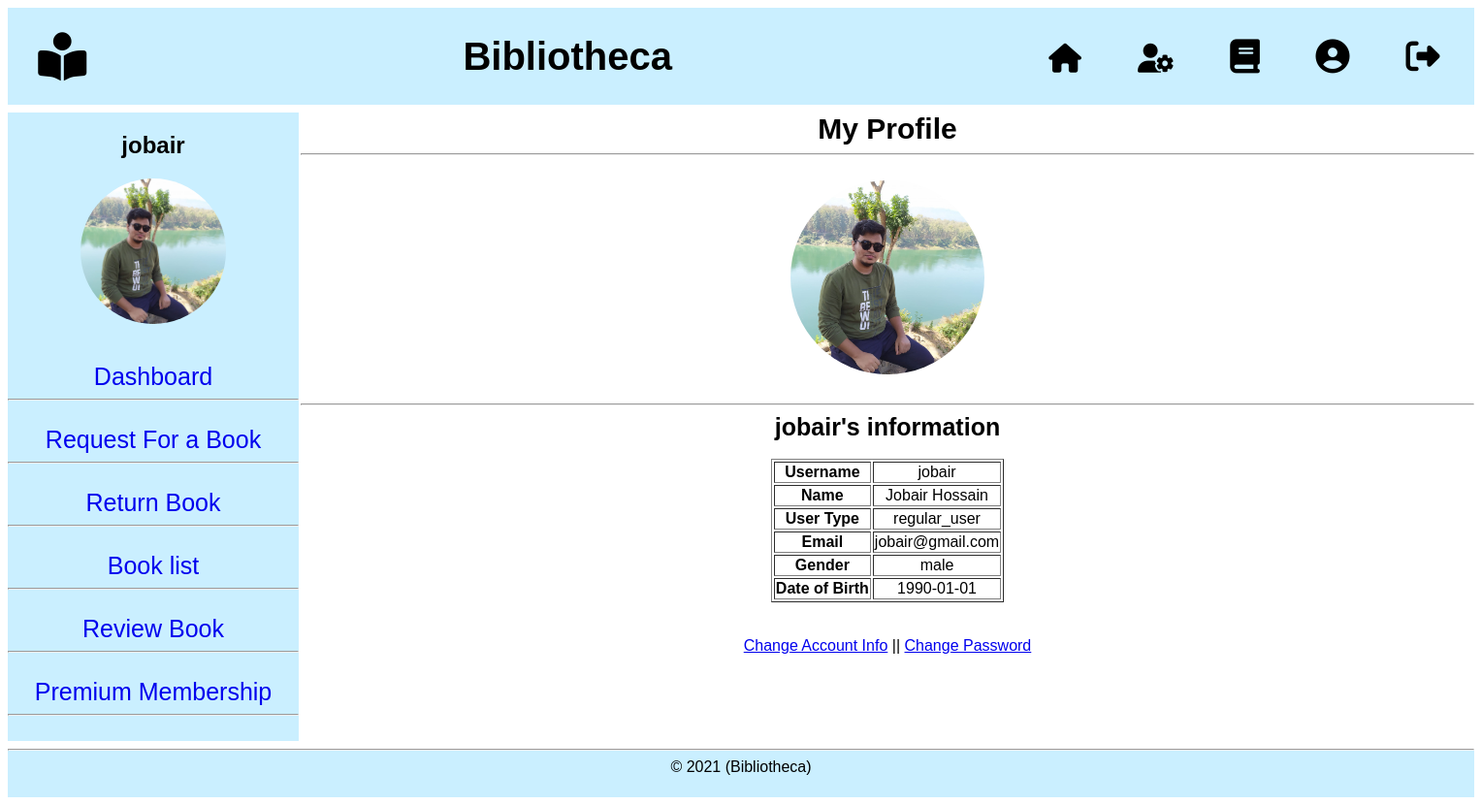
The page /Regular_User/view/profile.php (signed in) on the database its author committed.
### tables this page shows
CREATE TABLE `user` (
  `id` int(5) NOT NULL,
  `username` varchar(15) NOT NULL,
  `password` varchar(20) NOT NULL,
  `fullname` varchar(30) NOT NULL,
  `gender` varchar(8) NOT NULL,
  `email` varchar(30) NOT NULL,
  `dob` date NOT NULL,
  `type` varchar(12) NOT NULL,
  `filename` varchar(100) NOT NULL
);

### model/userModel.php (called while the page is built, shortened)
<?php
    function getUserByName($username){
		$conn = getConnection();
		$sql = "select * from user where username='{$username}'";
		$result = mysqli_query($conn, $sql);
		$row = mysqli_fetch_assoc($result);
		return $row;
	}
?>

### Regular_User/view/profile.php (the view, shortened to what this page needs)
<?php
    if(isset($_COOKIE['status'])){
?>
<?php
    include('header.php');
    require_once('../../model/userModel.php');
?>
<?php include('userNav.php')?>
<div style="display: grid; grid-template-columns: 1fr 1fr; padding-top: 0.5em;">
    <?php include('userSidePanel.php')?>
    <div id="main_content" style="background-color: white; width: 1210px; font-family: arial; align-items: center; text-align: center;">
        <span style="font-size: 30px;">
            <b> My Profile </b>
        </span>
        <hr><br>
        <img src="../../Admin/assets/images/<?php echo $row['filename'];?>" alt="<?=$row['username']?>" height="200px" width="200px" style="border-radius: 50%">
        <br><br><hr>
        <span style="font-size: 25px;"><b><?=$row['username']?>'s information</b></span>
        <br><br>
        <table align="center" border="1">
            <tr>
                <td>
                    <b>Username</b>
                </td>
                <td>
                    <?php echo $row['username'];?>
                </td>
            </tr>
            <tr>
                <td>
                    <b>Name</b>
                </td>
                <td>
                    <?php echo $row['fullname'];?>
                </td>
            </tr>
            <tr>
                <td>
                    <b>User Type</b>
                </td>
                <td>
                    <?php echo $row['type'];?>
                </td>
            </tr>
            <tr>
                <td>
                    <b>Email</b>
                </td>
                <td>
                    <?php echo $row['email'];?>
                </td>
            </tr>
            <tr>
                <td>
                    <b>Gender</b>
                </td>
                <td>
                    <?php echo $row['gender'];?>
                </td>
            </tr>
            <tr>
                <td>
                    <b>Date of Birth</b>
                </td>
                <td>
                    <?php echo $row['dob'];?>
                </td>
            </tr>
        </table>
        <br><br>
        <a href="accSetting.php">Change Account Info</a> ||
        <a href="changePass.php">Change Password</a>
    </div>
</div>
<?php
	}else{
		header('location: ../../Admin/view/signin.php');
	}
?>

### Regular_User/view/userSidepanel.php
<?php require_once('../../model/userModel.php');
$username = $_COOKIE['username'];
$row = getUserByName($username); ?>
<div id="side_panel" style="width: 300px; background-color:#caefff; font-family:Arial;" align="center">
    <h2><?php echo $_COOKIE['username']?></h2>
    <a href="accSetting.php">
        <img src="../../Admin/assets/images/<?php echo $row['filename'];?>" height="150px;" width="150px" alt="Profile Photo" style="border-radius:50%">
    </a>
    <br> <br> <br>
    <a href="userDashboard.php" style="text-decoration: none;">
        <span style="font-size:25px;">Dashboard</span>
    </a>
    <hr><br>
    <a href="requestForBook.php" style="text-decoration: none;">
        <span style="font-size:25px">Request For a Book</span>
    </a>
    <hr><br>
    <a href="returnBook.php" style="text-decoration: none;">
        <span style="font-size:25px">Return Book</span>
    </a>
    <hr><br>
    <a href="books.php" style="text-decoration: none;">
        <span style="font-size:25px">Book list</span>
    </a>
    <hr><br>
    <a href="review.php" style="text-decoration: none;">
        <span style="font-size:25px">Review Book</span>
    </a>
    <hr><br>
    <a href="membershipPayment.php" style="text-decoration: none;">
        <span style="font-size:25px">Premium Membership</span>
    </a>
    <hr><br>
</div>

### rows shown on the page
user: filename (picture), filename+username (picture), username "jobair", fullname "Jobair Hossain", type "regular_user", email "jobair@gmail.com", gender "male", dob "1990-01-01"

### other values the page prints
$_COOKIE['username'] "jobair"
